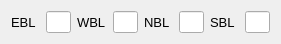
  <widget class="QWidget" name="horizontalLayoutWidget_16">
   <property name="geometry">
    <rect>
     <x>540</x>
     <y>330</y>
     <width>281</width>
     <height>31</height>
    </rect>
   </property>
   <layout class="QHBoxLayout" name="horizontalLayout_16">
    <property name="sizeConstraint">
     <enum>QLayout::SetDefaultConstraint</enum>
    </property>
    <item>
     <widget class="QLabel" name="label_43">
      <property name="font">
       <font>
        <pointsize>10</pointsize>
       </font>
      </property>
      <property name="text">
       <string>EBL</string>
      </property>
     </widget>
    </item>
    <item>
     <widget class="QLineEdit" name="ebl_lanes">
      <property name="maximumSize">
       <size>
        <width>25</width>
        <height>16777215</height>
       </size>
      </property>
      <property name="alignment">
       <set>Qt::AlignRight|Qt::AlignTrailing|Qt::AlignVCenter</set>
      </property>
     </widget>
    </item>
    <item>
     <widget class="QLabel" name="label_44">
      <property name="font">
       <font>
        <pointsize>10</pointsize>
       </font>
      </property>
      <property name="text">
       <string>WBL</string>
      </property>
     </widget>
    </item>
    <item>
     <widget class="QLineEdit" name="wbl_lanes">
      <property name="maximumSize">
       <size>
        <width>25</width>
        <height>16777215</height>
       </size>
      </property>
      <property name="alignment">
       <set>Qt::AlignRight|Qt::AlignTrailing|Qt::AlignVCenter</set>
      </property>
     </widget>
    </item>
    <item>
     <widget class="QLabel" name="label_55">
      <property name="font">
       <font>
        <pointsize>10</pointsize>
       </font>
      </property>
      <property name="text">
       <string>NBL</string>
      </property>
     </widget>
    </item>
    <item>
     <widget class="QLineEdit" name="nbl_lanes">
      <property name="maximumSize">
       <size>
        <width>25</width>
        <height>16777215</height>
       </size>
      </property>
      <property name="alignment">
       <set>Qt::AlignRight|Qt::AlignTrailing|Qt::AlignVCenter</set>
      </property>
     </widget>
    </item>
    <item>
     <widget class="QLabel" name="label_54">
      <property name="font">
       <font>
        <pointsize>10</pointsize>
       </font>
      </property>
      <property name="text">
       <string>SBL</string>
      </property>
     </widget>
    </item>
    <item>
     <widget class="QLineEdit" name="sbl_lanes">
      <property name="maximumSize">
       <size>
        <width>25</width>
        <height>16777215</height>
       </size>
      </property>
      <property name="alignment">
       <set>Qt::AlignRight|Qt::AlignTrailing|Qt::AlignVCenter</set>
      </property>
     </widget>
    </item>
   </layout>
  </widget>
